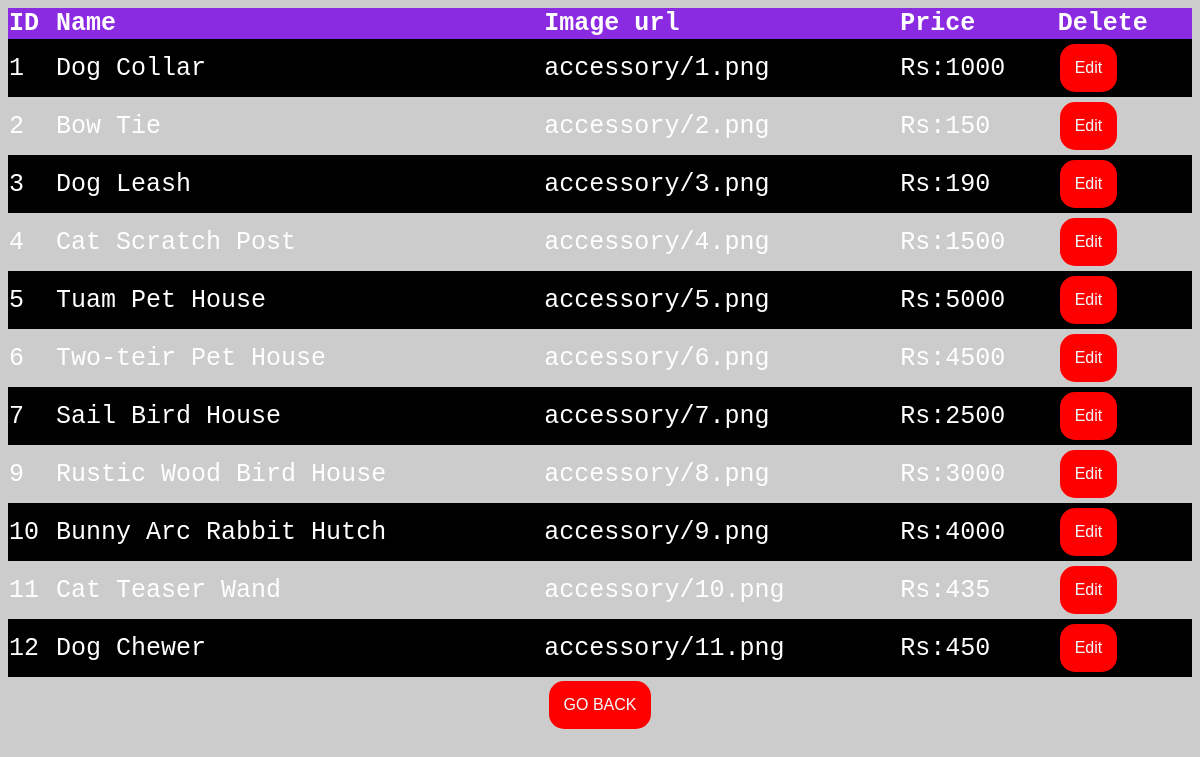
/acview.php, run on the app's committed database.
### tables this page shows
CREATE TABLE IF NOT EXISTS `accessory` (
  `acid` int(255) NOT NULL AUTO_INCREMENT,
  `acname` varchar(255) NOT NULL,
  `acimage` varchar(255) NOT NULL,
  `acprice` int(255) NOT NULL,
  PRIMARY KEY (`acid`)
);

### acview.php (the view, shortened to what this page needs)
<?php include('connection.php');?>
<!DOCTYPE html>
<html>
<head>
</head>
<body>
<table>
<tr>
<th>ID</th>
<th>Name</th>
<th>Image url</th>
    <th>Price</th>
    <th>Delete</th>
</tr>
<?php
$sql = "SELECT  * FROM accessory";
$result = mysqli_query($conn,$sql);
if (mysqli_num_rows($result) > 0) {
while($row = $result->fetch_assoc()) {
 ?><tr>
     <?php echo "<td>".$row["acid"]."</td><td>".$row["acname"]."</td><td>".$row["acimage"]."</td><td>Rs:".$row["acprice"]."</td>" ?>
          <td>
               <a href="acupdate.php?id=<?php echo $row["acid"] ?>&an=<?php echo $row["acname"] ?>&ai=<?php echo $row["acimage"] ?>&ap=<?php echo $row["acprice"] ?>"> <input type="submit" id="cbtn" name="rm"  value="Edit"></a></td></tr><?php
}
}
?>
</table><center><a href="adminupdate.php"><button id="cbtn">GO BACK</button></a></center>
</body>
</html>

### acview.php (style rules this page uses)
body { background-image: url("image/admdel.png"); background-color: #cccccc; }
#cbtn { border-radius: 15px; padding: 15px; text-align: center; background-color: red; color: azure; border:none; display: inline-block; font-size: 16px; margin: 4px 2px; cursor: pointer; }
table { border-collapse: collapse; width: 100%; color: white; font-family: monospace; font-size: 25px; text-align: left; }
th { background-color: blueviolet; color: white; }
tr:nth-child(even) { background-color: black }

### data on the page
accessory: acid "1", acname "Dog Collar", acimage "accessory/1.png", acprice "1000"
accessory: acid "2", acname "Bow Tie", acimage "accessory/2.png", acprice "150"
accessory: acid "3", acname "Dog Leash", acimage "accessory/3.png", acprice "190"
accessory: acid "4", acname "Cat Scratch Post", acimage "accessory/4.png", acprice "1500"
accessory: acid "5", acname "Tuam Pet House", acimage "accessory/5.png", acprice "5000"
accessory: acid "6", acname "Two-teir Pet House", acimage "accessory/6.png", acprice "4500"
accessory: acid "7", acname "Sail Bird House", acimage "accessory/7.png", acprice "2500"
accessory: acid "9", acname "Rustic Wood Bird House", acimage "accessory/8.png", acprice "3000"
accessory: acid "10", acname "Bunny Arc Rabbit Hutch", acimage "accessory/9.png", acprice "4000"
accessory: acid "11", acname "Cat Teaser Wand", acimage "accessory/10.png", acprice "435"
accessory: acid "12", acname "Dog Chewer", acimage "accessory/11.png", acprice "450"
